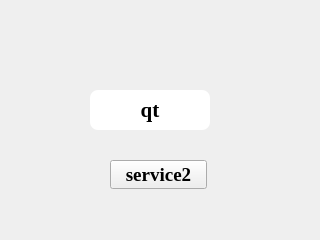
<?xml version="1.0" encoding="UTF-8"?>
<ui version="4.0">
 <class>Widget</class>
 <widget class="QWidget" name="Widget">
  <property name="geometry">
   <rect>
    <x>0</x>
    <y>0</y>
    <width>320</width>
    <height>240</height>
   </rect>
  </property>
  <property name="windowTitle">
   <string>Widget</string>
  </property>
  <widget class="QStackedWidget" name="stackedWidget">
   <property name="geometry">
    <rect>
     <x>0</x>
     <y>0</y>
     <width>320</width>
     <height>240</height>
    </rect>
   </property>
   <widget class="QWidget" name="page">
    <widget class="QPushButton" name="qt">
     <property name="geometry">
      <rect>
       <x>90</x>
       <y>90</y>
       <width>120</width>
       <height>40</height>
      </rect>
     </property>
     <property name="font">
      <font>
       <family>Liberation Serif</family>
       <pointsize>16</pointsize>
       <weight>75</weight>
       <bold>true</bold>
      </font>
     </property>
     <property name="styleSheet">
      <string notr="true">
border-radius:8px;background-color: rgb(255, 255, 255);</string>
     </property>
     <property name="text">
      <string>qt</string>
     </property>
    </widget>
    <widget class="QPushButton" name="pushButton">
     <property name="geometry">
      <rect>
       <x>110</x>
       <y>160</y>
       <width>97</width>
       <height>29</height>
      </rect>
     </property>
     <property name="font">
      <font>
       <family>Liberation Serif</family>
       <pointsize>14</pointsize>
       <weight>75</weight>
       <bold>true</bold>
      </font>
     </property>
     <property name="text">
      <string>service2</string>
     </property>
    </widget>
   </widget>
   <widget class="QWidget" name="page_2"/>
  </widget>
 </widget>
 <layoutdefault spacing="6" margin="11"/>
 <resources/>
 <connections/>
</ui>
